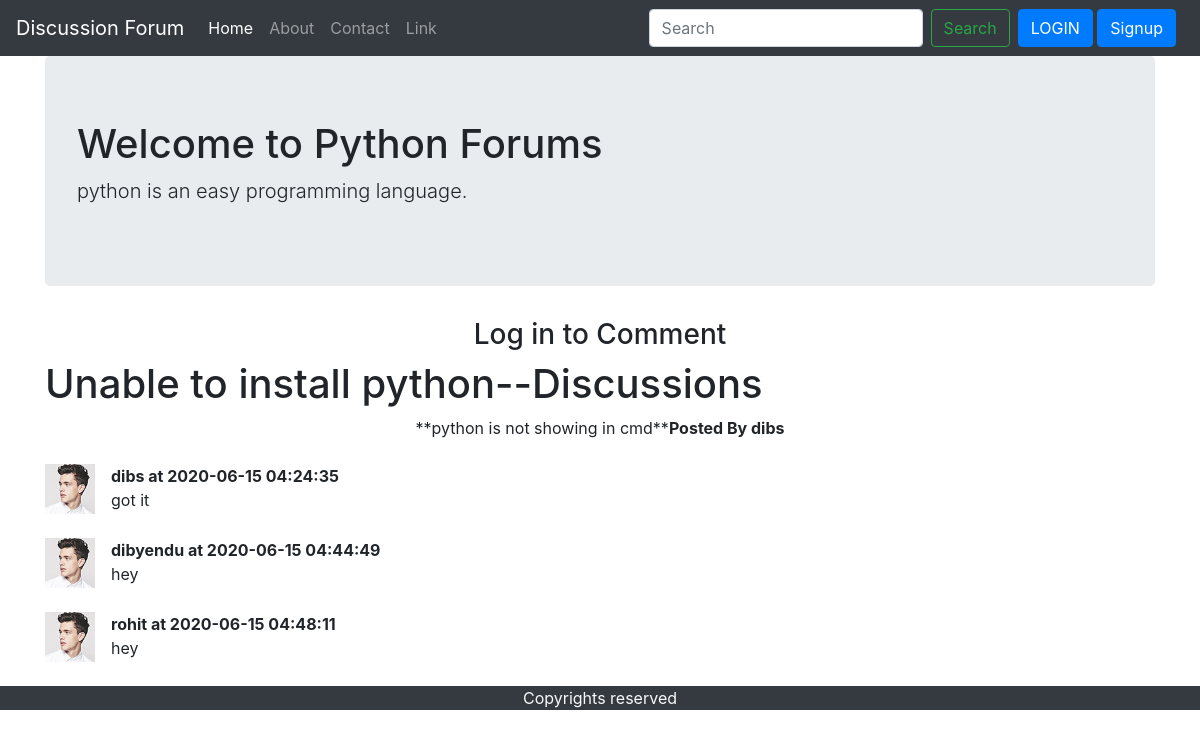
The app's page /thread.php?threadid=1 with its own data.
### tables this page shows
CREATE TABLE `category` (
  `id` int(8) NOT NULL,
  `name` varchar(255) NOT NULL,
  `description` varchar(255) NOT NULL,
  `created` datetime DEFAULT current_timestamp()
);

CREATE TABLE `threads` (
  `id` int(7) NOT NULL,
  `title` varchar(255) NOT NULL,
  `description` text NOT NULL,
  `thread_cat_id` int(7) NOT NULL,
  `thread_user_id` int(7) NOT NULL,
  `created` datetime NOT NULL DEFAULT current_timestamp()
);

CREATE TABLE `users` (
  `user_id` int(11) NOT NULL,
  `user_name` varchar(255) NOT NULL,
  `user_email` varchar(50) NOT NULL,
  `user_pass` varchar(50) NOT NULL,
  `user_time` datetime NOT NULL DEFAULT current_timestamp()
);

CREATE TABLE `comments` (
  `comment_id` int(8) NOT NULL,
  `comment_content` text NOT NULL,
  `thread_id` int(8) NOT NULL,
  `comment_by` int(11) NOT NULL,
  `comment_time` datetime NOT NULL DEFAULT current_timestamp()
);

### thread.php (the view, shortened to what this page needs)
<?php include('partials/header.php');
include('partials/dbconnect.php');
$id=$_GET['threadid'];
$sql="SELECT * FROM `threads` WHERE `id`=$id";
$res=mysqli_query($conn,$sql);
while($row = mysqli_fetch_assoc($res))
    {   $catid=$row['thread_cat_id'];
        $title=$row['title'];
        $desc=$row['description'];
        $thread_user_id=$row['thread_user_id'];
        $sql2="SELECT * FROM `users` WHERE `user_id`='$thread_user_id'";
        $res2=mysqli_query($conn,$sql2);
        $row2=mysqli_fetch_assoc($res2);
        $username=$row2['user_name'];
    }
    $sql="SELECT * FROM `category` WHERE `id`=$catid";
    $res=mysqli_query($conn,$sql);
    while($row = mysqli_fetch_assoc($res))
        {   $name=$row['name'];
            $catdesc=$row['description'];
        }
?>
<div class="container">
    <div class="jumbotron">
        <h1>Welcome to <?php echo $name; ?> Forums</h1>
        <p class="lead"><?php echo $catdesc; ?>.</p>
    </div>
</div>
<?php
if (isset($_SESSION['loggedin']) && $_SESSION['loggedin']==true)
{
echo '<div class="container">
        <form action="'.$_SERVER["REQUEST_URI"].'" method="post">
            <div class="form-group">
                <label for="comm">Comment</label>
                <input type="text" class="form-control" id="comm" name="comm" placeholder="type your Comment">
                <input type="hidden" name="user_id" value="'.$_SESSION['id'].'">
            </div>
            <button type="submit" class="btn btn-primary">POST Comment</button>
        </form>
    </div>';
}
else{
    echo "<h3 class='container text-center'>Log in to Comment</h3>";
}
?>
<div class="container">
    <h1><?php echo $title; ?>--Discussions</h1>
    <p class="text-center">**<?php echo $desc; ?>**<B>Posted By <?php echo $username ?> </B></p>
    <?php
    $id=$_GET['threadid'];
    $sql="SELECT * FROM `comments` WHERE `thread_id`=$id";
    $res=mysqli_query($conn,$sql);
    while($row = mysqli_fetch_assoc($res))
        {   $noresult=false;
            $content=$row['comment_content'];
            $time=$row['comment_time'];
            $thread_user_id=$row['comment_by'];
            $sql2="SELECT * FROM `users` WHERE `user_id`='$thread_user_id'";
            $res2=mysqli_query($conn,$sql2);
            $row2=mysqli_fetch_assoc($res2);
            $username=$row2['user_name'];
            echo '<div class="media my-4">
                    <img width="50px" src="images/comment_2.jpg" alt="..." class="mr-3">
                    <div class="media-body">
                    <p class="font-weight-bold my-0">'.$username.' at '.$time.'</p>
                        '.$content.'
                    </div>
                </div>';
        }
        ?>
</div>
<?php include('partials/footer.php') ?>

### records on screen
category: name "Python", description "python is an easy programming language"
threads: title "Unable to install python", description "python is not showing in cmd"
users: user_name "dibs"
comments: users.user_name "dibs", comment_time "2020-06-15 04:24:35", comment_content "got it"
comments: users.user_name "dibyendu", comment_time "2020-06-15 04:44:49", comment_content "hey"
comments: users.user_name "rohit", comment_time "2020-06-15 04:48:11", comment_content "hey"
